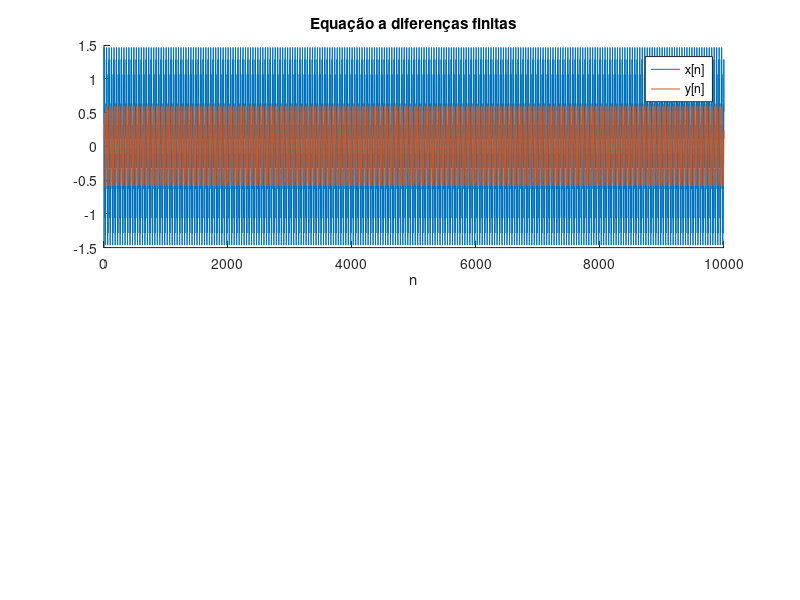

Here is the MATLAB script that generated this plot:
 
close all
clear 
clc 

alfa = 0.1;
y_ant = 0;
N = 10000;
f1 = 1/40;
A1 = 1;
f2 = 1/5;
A2 = 0.5;
fs = 10e3;
t = 0:N-1;

x = A1*cos(2*pi*t*f1) + A2 * sin(2*pi*t*f2);
y = linspace(1, N);


for i=1:N
    y(i) = alfa*x(i) + (1-alfa)*y_ant;
    y_ant = y(i);
end 

figure(1);
subplot(2,1,1);
hold ON
plot(x); plot(y);
xlabel('n');
legend('x[n]', 'y[n]'); title('Equação a diferenças finitas');
hold OFF